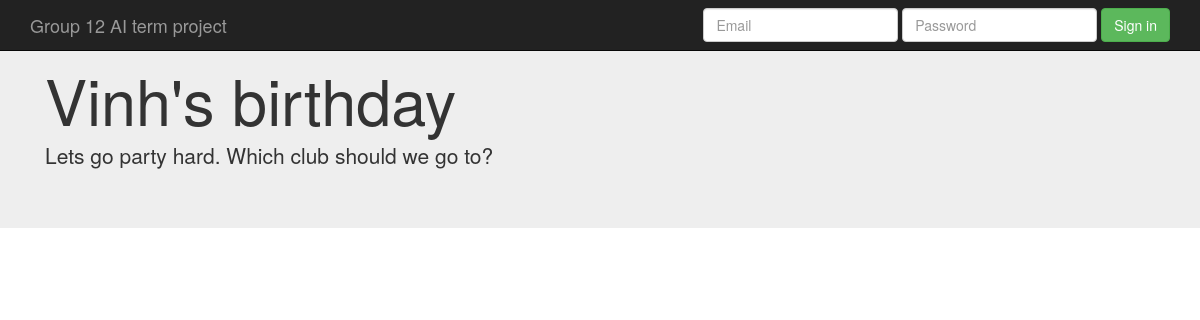
The app's page /events/2/ with its own data.
### events/models.py (models this page shows, shortened)
class Event(models.Model):
    title = models.CharField(max_length=200)
    pub_date = models.DateTimeField('date published')
    deadline_date =  models.DateTimeField('deadline to answer')
    comment = models.CharField(max_length=2000)

### events/views.py (the view)
# urls.py: url(r'^(?P<pk_event>\d+)/$', views.DetailView.as_view(), name='detail'),
class DetailView(generic.DetailView):
    pk_url_kwarg = 'pk_event' #I find more clear to use this name than only pk
    model = Event
    template_name = 'events/detail.html'

### events/templates/events/detail.html (shortened to what this page needs)
{% extends "base.html" %}
{% block jumbotron-top %}
    <h1>{{ event.title }}</h1>
    <p>{{ event.comment }}</p>
{% endblock jumbotron-top %}

### records on screen
Event: title "Vinh's birthday", comment "Lets go party hard. Which club should we go to?"
